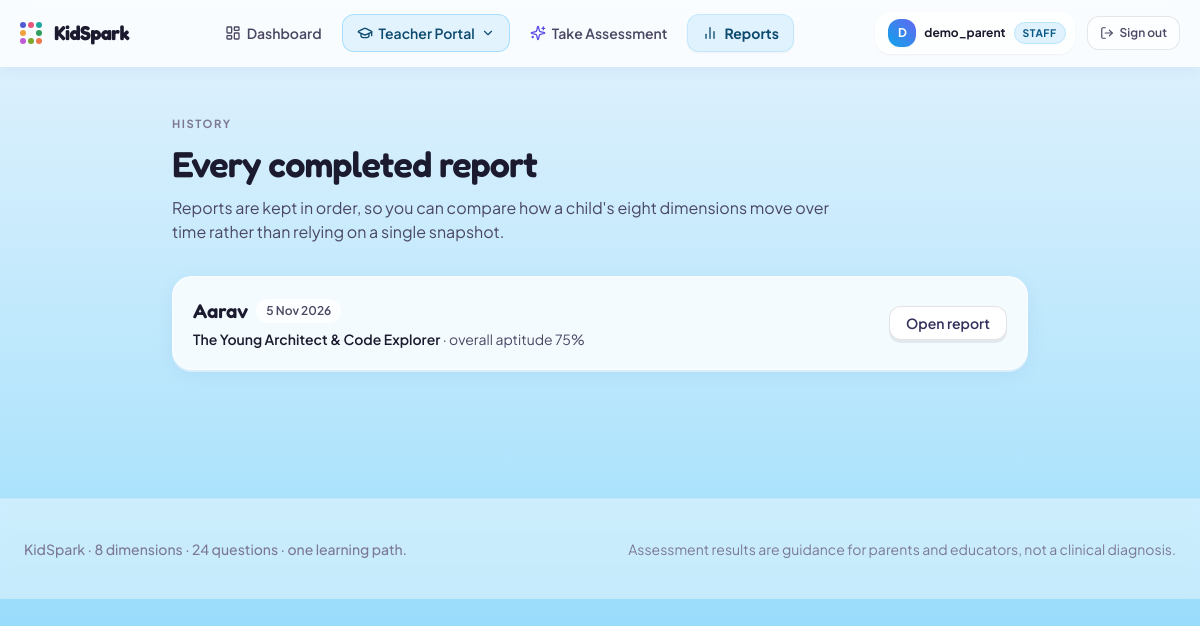
The page /analytics/reports/ (signed in) on the database its author committed.
### assessments/models.py (models this page shows, shortened)
class AssessmentSession(models.Model):
    child = models.ForeignKey(
        ChildProfile, on_delete=models.CASCADE, related_name='sessions'
    )
    started_at = models.DateTimeField(auto_now_add=True)
    completed_at = models.DateTimeField(null=True, blank=True)
    is_completed = models.BooleanField(default=False)
    current_question_index = models.PositiveIntegerField(default=0)
    class Meta:
        ordering = ['-started_at']

### accounts/models.py (models this page shows, shortened)
class ChildProfile(models.Model):
    AGE_GROUP_CHOICES = [
        ('JUNIOR', '6-9 Years'),
        ('MIDDLE', '10-12 Years'),
        ('SENIOR', '13-16 Years'),
    ]
    parent = models.ForeignKey(
        User, on_delete=models.CASCADE, related_name='children'
    )
    classroom = models.ForeignKey(
        Classroom, on_delete=models.SET_NULL, null=True, blank=True, related_name='students'
    )
    name = models.CharField(max_length=100)
    age = models.PositiveIntegerField(
        validators=[MinValueValidator(MIN_AGE), MaxValueValidator(MAX_AGE)]
    )
    age_group = models.CharField(
        max_length=10, choices=AGE_GROUP_CHOICES, blank=True
    )
    grade = models.CharField(max_length=50)
    avatar_color = models.CharField(max_length=20, default='indigo')
    created_at = models.DateTimeField(auto_now_add=True)
    class Meta:
        ordering = ['created_at', 'id']

### analytics/models.py (models this page shows, shortened)
class AssessmentResult(models.Model):
    session = models.OneToOneField(
        AssessmentSession, on_delete=models.CASCADE, related_name='result'
    )
    aptitude_scores = models.JSONField(default=dict)
    interest_scores = models.JSONField(default=dict)
    overall_aptitude_percentage = models.FloatField(default=0.0)
    dominant_aptitude = models.ForeignKey(
        Category, null=True, on_delete=models.SET_NULL, related_name='+'
    )
    dominant_interest = models.ForeignKey(
        Category, null=True, on_delete=models.SET_NULL, related_name='+'
    )
    persona_title = models.CharField(max_length=100)
    persona_summary = models.TextField()
    recommended_activities = models.JSONField(default=list)
    recommended_future_domains = models.JSONField(default=list)
    generated_at = models.DateTimeField(auto_now_add=True)
    class Meta:
        ordering = ['-generated_at']

### analytics/views.py (the view)
# urls.py: path('reports/', views.all_reports, name='all_reports'),
@login_required
def all_reports(request):
    sessions = (
        AssessmentSession.objects
        .filter(child__parent=request.user, is_completed=True)
        .select_related('child')
        .order_by('-completed_at')
    )
    rows = [{'session': session, 'result': getattr(session, 'result', None)}
            for session in sessions]
    return render(request, 'analytics/all_reports.html', {'rows': rows})

### templates/analytics/all_reports.html (shortened to what this page needs)
{% extends 'base.html' %}
{% load spark %}
{% block content %}
<section class="mx-auto max-w-4xl px-5 py-12">
  <p class="eyebrow">History</p>
  <h1 class="mt-3 font-display text-4xl font-semibold tracking-tight text-ink">Every completed report</h1>
  <p class="mt-3 max-w-2xl text-ink-soft">
    Reports are kept in order, so you can compare how a child's eight dimensions move over
    time rather than relying on a single snapshot.
  </p>
  {% if rows %}
    <ul class="mt-8 space-y-3">
      {% for row in rows %}
        <li class="card card-lift flex flex-wrap items-center gap-4 p-5">
          <div class="min-w-0 flex-1">
            <div class="flex flex-wrap items-center gap-2">
              <p class="font-display text-xl font-semibold text-ink">{{ row.session.child.name }}</p>
              <span class="rounded-full bg-paper px-2.5 py-1 text-xs font-semibold text-ink-soft">
                {{ row.session.completed_at|date:"j M Y" }}
              </span>
            </div>
            <p class="mt-1 text-sm text-ink-soft">
              {% if row.result %}
                <span class="font-semibold text-ink">{{ row.result.persona_title }}</span>
                · overall aptitude {{ row.result.overall_aptitude_percentage|floatformat:0 }}%
              {% else %}
                Result is still being generated for this session.
              {% endif %}
            </p>
          </div>
          {% if row.result %}
            <a href="{% url 'analytics:report_detail' row.session.id %}" class="btn btn-ghost btn-sm">
              Open report
            </a>
          {% endif %}
        </li>
      {% endfor %}
    </ul>
  {% endif %}
</section>
{% endblock %}

### templates/partials/navbar.html (shortened to what this page needs)
{% load static %}
<header x-data="{ mobileOpen: false, educatorOpen: false }"
        class="sticky top-0 z-30 border-b border-white/60 bg-white/80 backdrop-blur-md shadow-[0_2px_16px_rgba(13,71,161,0.06)] print:hidden">
  <div class="mx-auto flex max-w-7xl items-center justify-between gap-4 px-5 py-3">
    <a href="{% url 'home' %}" class="group flex items-center gap-3 transition">
      <span class="spark-mark transition group-hover:scale-105" aria-hidden="true">
        <span></span><span></span><span></span>
        <span></span><span></span><span></span>
        <span></span><span></span>
      </span>
      <div class="flex flex-col">
        <span class="font-display text-xl font-bold tracking-tight text-ink">KidSpark</span>
      </div>
    </a>
    <nav class="hidden md:flex items-center gap-1.5 text-sm font-semibold">
      {% if user.is_authenticated %}
        <a href="{% url 'accounts:dashboard' %}"
           class="flex items-center gap-1.5 rounded-xl px-3.5 py-2 transition
                  {% if request.path == '/accounts/dashboard/' %}bg-sky-100 text-sky-900 font-bold border border-sky-200/80 shadow-sm{% else %}text-ink-soft hover:bg-sky-100/60 hover:text-sky-800{% endif %}">
          <i data-lucide="layout-dashboard" class="h-4 w-4"></i>
          <span>Dashboard</span>
        </a>
        {% if user.is_staff %}
          <div class="relative" @click.away="educatorOpen = false">
            <button type="button"
                    @click="educatorOpen = !educatorOpen"
                    class="flex items-center gap-1.5 rounded-xl px-3.5 py-2 transition
                           {% if '/teacher/' in request.path %}bg-sky-500 text-white font-bold shadow-lift{% else %}bg-sky-100/90 text-sky-900 border border-sky-300/60 hover:bg-sky-200/90{% endif %}">
              <i data-lucide="graduation-cap" class="h-4 w-4"></i>
              <span>Teacher Portal</span>
              <i data-lucide="chevron-down" class="h-3.5 w-3.5 transition-transform duration-200" :class="{ 'rotate-180': educatorOpen }"></i>
            </button>
          </div>
        {% endif %}
        <a href="{% url 'assessments:select_test' %}"
           class="flex items-center gap-1.5 rounded-xl px-3.5 py-2 transition
                  {% if '/assessments/select/' in request.path or '/assessments/session/' in request.path %}bg-sky-100 text-sky-900 font-bold border border-sky-200/80 shadow-sm{% else %}text-ink-soft hover:bg-sky-100/60 hover:text-sky-800{% endif %}">
          <i data-lucide="sparkles" class="h-4 w-4 text-spark-500"></i>
          <span>Take Assessment</span>
        </a>
        <a href="{% url 'analytics:all_reports' %}"
           class="flex items-center gap-1.5 rounded-xl px-3.5 py-2 transition
                  {% if '/analytics/' in request.path %}bg-sky-100 text-sky-900 font-bold border border-sky-200/80 shadow-sm{% else %}text-ink-soft hover:bg-sky-100/60 hover:text-sky-800{% endif %}">
          <i data-lucide="bar-chart-2" class="h-4 w-4"></i>
          <span>Reports</span>
        </a>
      {% endif %}
    </nav>
    <div class="hidden md:flex items-center gap-3">
      {% if user.is_authenticated %}
        <div class="flex items-center gap-2 rounded-2xl bg-white/70 border border-white/80 py-1.5 pl-3 pr-2 shadow-sm">
          <span class="flex h-7 w-7 items-center justify-center rounded-xl bg-gradient-to-tr from-sky-500 to-indigo-500 text-xs font-bold text-white shadow-sm">
            {{ user.username|slice:":1"|upper }}
          </span>
          <span class="text-xs font-bold text-ink truncate max-w-[120px]">
            {{ user.username }}
          </span>
          {% if user.is_staff %}
            <span class="rounded-full bg-sky-100 px-2 py-0.5 text-[0.65rem] font-bold uppercase tracking-wider text-sky-800 border border-sky-200">
              Staff
            </span>
          {% endif %}
        </div>
        <form method="post" action="{% url 'accounts:logout' %}" class="inline">
          <button type="submit"
                  class="flex items-center gap-1.5 rounded-xl border border-ink/10 bg-white/50 px-3 py-2 text-xs font-semibold text-ink-soft transition hover:border-coral-300 hover:bg-coral-50 hover:text-coral-600"
                  title="Sign out">
            <i data-lucide="log-out" class="h-3.5 w-3.5"></i>
            <span>Sign out</span>
          </button>
        </form>
      {% endif %}
    </div>
  </div>
</header>

### static/css/custom.css (style rules this page uses)
.bg-ocean { background: linear-gradient(180deg, #E3F2FD 0%, #B3E5FC 55%, #81D4FA 100%) no-repeat fixed; background-size: cover; min-height: 100vh; }
.spark-mark { display: grid; grid-template-columns: repeat(3, 1fr); grid-template-rows: repeat(3, 1fr); gap: 2px; width: 22px; height: 22px; flex: none; }
.spark-mark > span { border-radius: 9999px; background: #C8C4FB; transform-origin: center; transition: transform .35s cubic-bezier(.34, 1.56, .64, 1), background-color .35s ease; }
.spark-mark > span:nth-child(1) { background: #4F5BD5; }
.spark-mark > span:nth-child(2) { background: #E8567C; }
.spark-mark > span:nth-child(3) { background: #1FA8A0; }
.spark-mark > span:nth-child(4) { background: #F0A03C; }
.spark-mark > span:nth-child(5) { background: #2E9E5B; }
.spark-mark > span:nth-child(6) { background: #C05BD8; }
.spark-mark > span:nth-child(7) { background: #7BA82A; }
.spark-mark > span:nth-child(8) { background: #F0764C; }
.spark-mark, .spark-dial > .ring { grid-template-areas: "a b c" "d x e" "f g h"; }
.spark-mark > span:nth-child(1), .spark-dial > .ring > span:nth-child(1) { grid-area: a; }
.spark-mark > span:nth-child(2), .spark-dial > .ring > span:nth-child(2) { grid-area: b; }
.spark-mark > span:nth-child(3), .spark-dial > .ring > span:nth-child(3) { grid-area: c; }
.spark-mark > span:nth-child(4), .spark-dial > .ring > span:nth-child(4) { grid-area: d; }
.spark-mark > span:nth-child(5), .spark-dial > .ring > span:nth-child(5) { grid-area: e; }
.spark-mark > span:nth-child(6), .spark-dial > .ring > span:nth-child(6) { grid-area: f; }
.spark-mark > span:nth-child(7), .spark-dial > .ring > span:nth-child(7) { grid-area: g; }
.spark-mark > span:nth-child(8), .spark-dial > .ring > span:nth-child(8) { grid-area: h; }
.btn { display: inline-flex; align-items: center; justify-content: center; gap: 0.5rem; border-radius: 0.875rem; padding: 0.75rem 1.35rem; font-weight: 600; font-size: 0.95rem; line-height: 1; border: 1px solid transparent; transition: transform .12s ease, box-shadow .12s ease, background-color .18s ease, color .18s ease, border-color .18s ease; cursor: pointer; }
.btn-sm { padding: 0.55rem 1rem; font-size: 0.875rem; border-radius: 0.75rem; }
.btn-ghost { background: #fff; color: #32305a; border-color: rgba(27, 26, 46, 0.12); box-shadow: 0 3px 0 0 rgba(27, 26, 46, 0.08); }
.card { background: rgba(255, 255, 255, 0.82); backdrop-filter: blur(12px); -webkit-backdrop-filter: blur(12px); border: 1px solid rgba(255, 255, 255, 0.8); border-radius: 1.25rem; box-shadow: 0 4px 20px -2px rgba(13, 71, 161, 0.08), 0 2px 0 0 rgba(255, 255, 255, 0.6); }
.card-lift { transition: transform .18s ease, box-shadow .18s ease; }
.eyebrow { font-size: 0.7rem; font-weight: 700; letter-spacing: 0.14em; text-transform: uppercase; color: #7C7994; }

### rows shown on the page
AssessmentSession: session.child.name "Aarav", session.completed_at "5 Nov 2026", result.persona_title "The Young Architect & Code Explorer", result.overall_aptitude_percentage "75"

### other values the page prints
{{ user.username|slice:":1"|upper }} "D"
{{ user.username }} "demo_parent"
